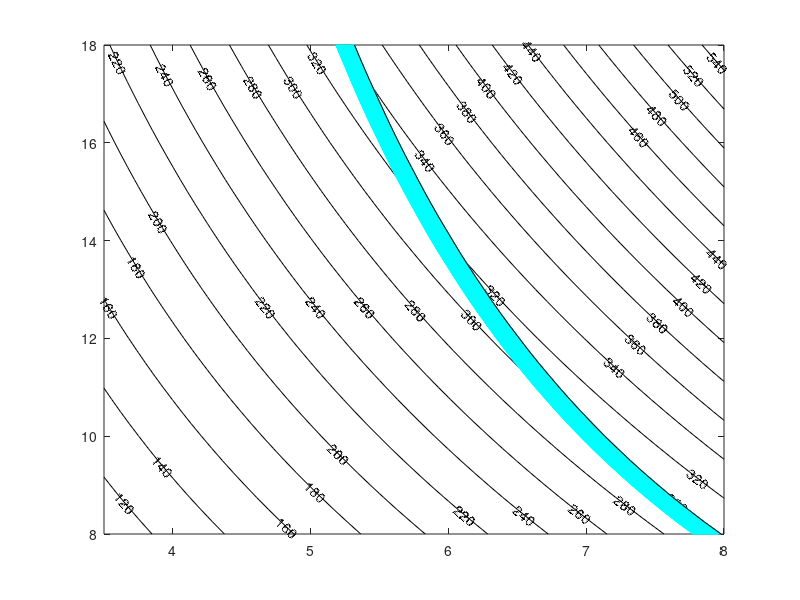

Here is the MATLAB script that generated this plot:
[D, H] = meshgrid(3.5:0.25:8, 8:0.25:18);

f = pi * D .* H + (pi / 2) .* D .^ 2;

c_levels = 0:20:1000;
fc = contour(D, H, f, c_levels, "k");
clabel(fc);

g = 400 - (pi / 4) * (D .^ 2 .* H);
infeasible_levels = 0:0.1:20;
hold on;

contour(D, H, g, infeasible_levels, "c");
contour(D, H, g, [0, 0], "k");
